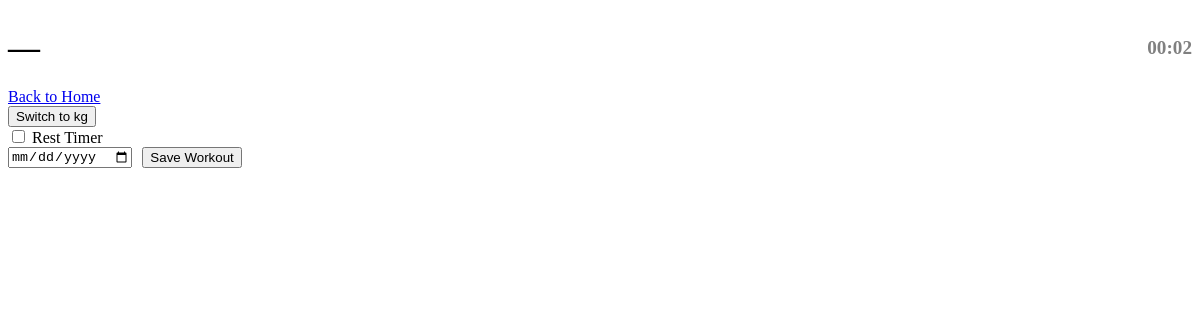
The app's page /log/12/12, older data.
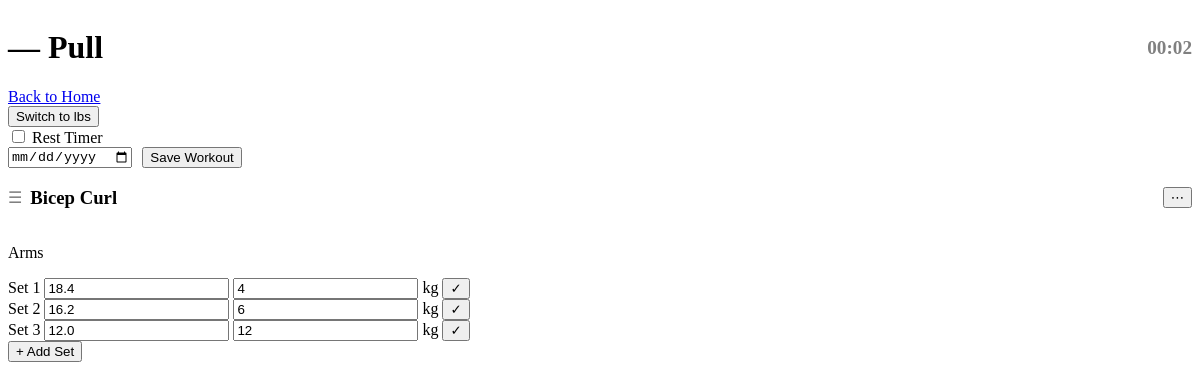
The same page, newer data.
### tables this page shows
CREATE TABLE split_days (
            id INTEGER PRIMARY KEY AUTOINCREMENT,
            split_id INTEGER NOT NULL,
            day_name TEXT NOT NULL,
            day_order INTEGER NOT NULL,
            FOREIGN KEY (split_id) REFERENCES workout_splits(id)
        );

CREATE TABLE sets (
            id INTEGER PRIMARY KEY AUTOINCREMENT,
            log_id INTEGER NOT NULL,
            set_number INTEGER NOT NULL,
            reps INTEGER NOT NULL,
            weight REAL NOT NULL,
            unit TEXT NOT NULL DEFAULT 'lbs',
            notes TEXT,
            created_at DATETIME DEFAULT CURRENT_TIMESTAMP,
            FOREIGN KEY (log_id) REFERENCES workout_logs(id)
        );

CREATE TABLE split_exercises (
            id INTEGER PRIMARY KEY AUTOINCREMENT,
            split_day_id INTEGER NOT NULL,
            exercise_id INTEGER NOT NULL,
            sets_count INTEGER NOT NULL DEFAULT 3, exercise_order INTEGER NOT NULL DEFAULT 0,
            FOREIGN KEY (split_day_id) REFERENCES split_days(id),
            FOREIGN KEY (exercise_id) REFERENCES exercises(id)
        );

CREATE TABLE exercises (
            id INTEGER PRIMARY KEY AUTOINCREMENT,
            name TEXT NOT NULL,
            muscle_group TEXT NOT NULL
        );

### app.py (the view)
@app.route("/log/<int:split_id>/<int:day_id>")
def log_day(split_id, day_id):
    conn = get_db()
    cursor = conn.cursor()
    cursor.execute("SELECT * FROM workout_splits WHERE id = ?", (split_id,))
    split = cursor.fetchone()
    cursor.execute("SELECT * FROM split_days WHERE id = ?", (day_id,))
    day = cursor.fetchone()
    cursor.execute("""
        SELECT exercises.*, split_exercises.sets_count,
            split_exercises.id as split_exercise_id FROM exercises
        JOIN split_exercises ON exercises.id = split_exercises.exercise_id
        WHERE split_exercises.split_day_id = ?
    """, (day_id,))
    exercises = cursor.fetchall()
    previous_data = {}
    last_unit = "lbs"
    cursor.execute("""
        SELECT * FROM supersets WHERE split_day_id = ?
    """, (day_id,))
    superset_rows = cursor.fetchall()
    supersets = {row["exercise_id_1"]: row["exercise_id_2"] for row in superset_rows}
    superset_is_custom = {row["exercise_id_1"]: row["is_custom_superset"] for row in superset_rows}
    for exercise in exercises:
        cursor.execute("""
            SELECT workout_logs.id, workout_logs.date
            FROM workout_logs
            WHERE workout_logs.exercise_id = ?
            ORDER BY workout_logs.date DESC
            LIMIT 1
        """, (exercise["id"],))
        last_log = cursor.fetchone()
        if last_log:
            cursor.execute("""
                SELECT set_number, weight, reps, unit
                FROM sets
                WHERE log_id = ?
                ORDER BY set_number
            """, (last_log["id"],))
            sets = cursor.fetchall()
            previous_data[exercise["id"]] = {
                "date": last_log["date"],
                "sets": sets
            }
            if sets:
                last_unit = sets[0]["unit"]
    conn.close()
    return render_template("log_day.html", split=split, day=day, exercises=exercises, previous_data=previous_data, last_unit=last_unit, supersets=supersets, superset_is_custom=superset_is_custom)

### app.py (called while the page is built)
def get_db():
    conn = sqlite3.connect(DB_PATH)
    conn.row_factory = sqlite3.Row
    return conn

### templates/log_day.html (shortened to what this page needs)
<!DOCTYPE html>
<html lang="en">
<head>
</head>
<body>
    <div style="display:flex; justify-content:space-between; align-items:center;">
        <h1>{{ split.name }} — {{ day.day_name }}</h1>
        <div id="workout-timer" style="font-size:1.2em; font-weight:bold; color:gray;">00:00</div>
    </div>
    <a href="#" onclick="showLeaveModal(); return false;">Back to Home</a>
    <div>
        <button type="button" onclick="toggleUnit()">Switch to {{ "lbs" if last_unit == "kg" else "kg" }}</button>
    </div>
    <div>
        <label>
            <input type="checkbox" id="rest-timer-toggle" onchange="toggleRestTimerOptions()">
            Rest Timer
        </label>
    </div>
    <form action="/log/{{ split.id }}/{{ day.id }}" method="POST">
        <div style="display:flex; align-items:center; gap:10px;">
            <input type="date" name="date" required>
            <button type="submit">Save Workout</button>
        </div>
        {% set all_exercise_ids = exercises | map(attribute='id') | list %}
        <div id="sortable-exercises" data-split-id="{{ split.id }}">
        {% for exercise in exercises %}
            {% if exercise.id not in supersets.values() %}
            <div id="exercise-block-{{ exercise.id }}" data-split-exercise-id="{{ exercise.split_exercise_id }}">
                            <div style="display:flex; justify-content:space-between; align-items:center;">
                                <span class="drag-handle" style="color:gray; cursor:grab; margin-right:8px;">☰</span>
                                <h3 style="flex:1;">{{ exercise.name }}</h3>
                                <button type="button" onclick="openMenu({{ exercise.id }}, '{{ exercise.name }}', {{ exercise.split_exercise_id }}, {{ all_exercise_ids | tojson }})">⋯</button>
                            </div>
                <p>{{ exercise.muscle_group }}</p>
                <div id="sets-{{ exercise.id }}">
                        {% for i in range(1, exercise.sets_count + 1) %}
                            <div>
                                <label>Set {{ i }}</label>
                                {% if previous_data[exercise.id] and previous_data[exercise.id]["sets"]|length >= i %}
                                    <input type="number"
                                        class="weight-input"
                                        name="weight_{{ exercise.id }}_{{ i }}"
                                        value="{{ previous_data[exercise.id]['sets'][i-1]['weight'] }}"
                                        step="any">
                                    <input type="number"
                                        name="reps_{{ exercise.id }}_{{ i }}"
                                        value="{{ previous_data[exercise.id]['sets'][i-1]['reps'] }}">
                                {% endif %}
                                <span class="unit-label">{{ last_unit }}</span>
                                <button type="button" onclick="markSetDone(this)">✓</button>
                            </div>
                        {% endfor %}
                    </div>
                <button type="button" onclick="addSet({{ exercise.id }}, {{ exercise.sets_count }})">+ Add Set</button>
            </div>
    {% endif %}
        {% endfor %}
        </div>
    </form>
</body>
</html>

Row changes from the older to the newer data that the page shows:
added split_days: day_name "Pull"
now on this page (row unchanged): sets: unit "lbs", weight "18.4", reps "4", unit "kg" "kg" "kg"
added split_exercises: name "Bicep Curl", muscle_group "Arms", i "1" "2" "3", sets_count 3 (drawn), id "12"
now on this page (row unchanged): sets: weight "16.2", reps "6"
now on this page (row unchanged): exercises: id.weight "12.0"
Text that changed along with them:
{{ "lbs" if last_unit == "kg" else "kg" }}: "kg" → (not shown)
